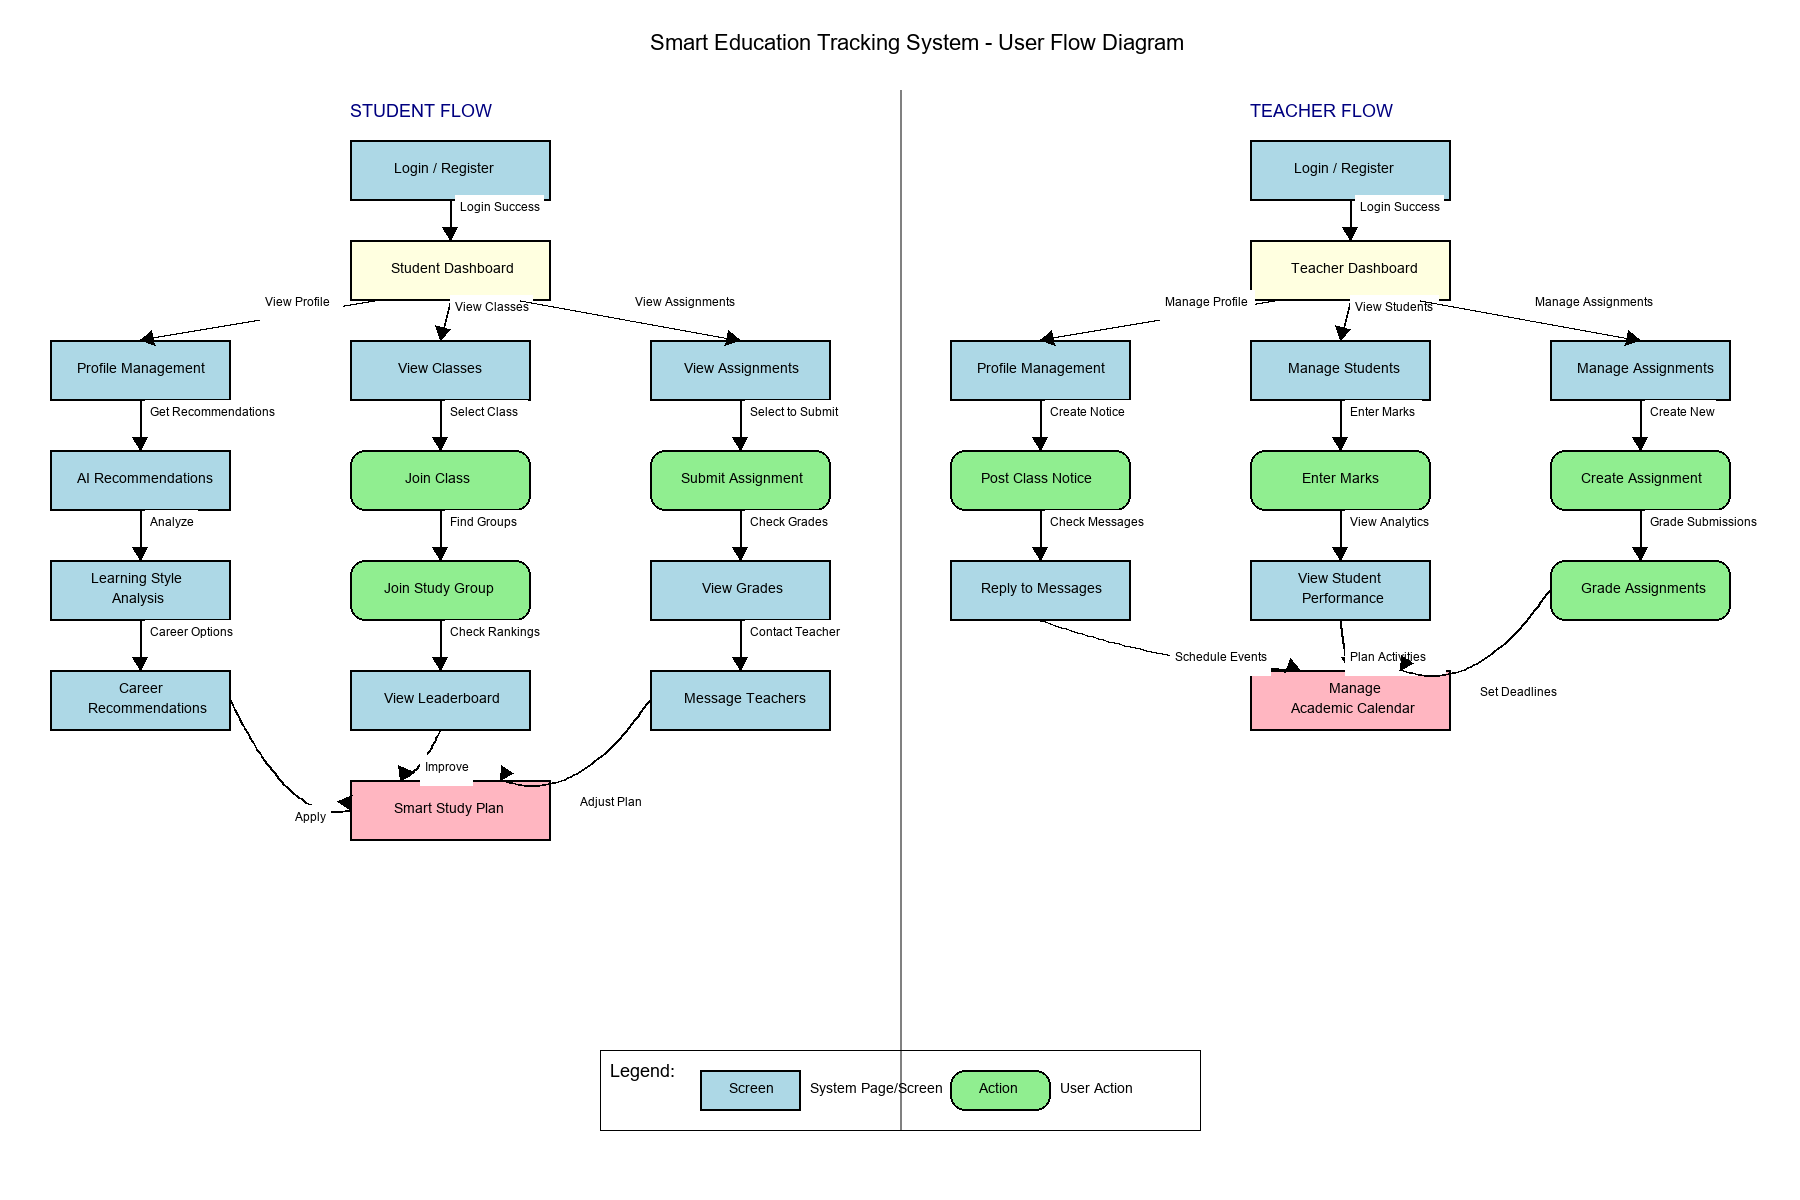

Reproduce this figure in Python.
import matplotlib.pyplot as plt
import numpy as np
from PIL import Image, ImageDraw, ImageFont
import os

# Create a User Flow Diagram for the Smart Education Tracking System
WIDTH, HEIGHT = 1800, 1200  # Increased canvas size for better spacing
image = Image.new('RGB', (WIDTH, HEIGHT), color='white')
draw = ImageDraw.Draw(image)

# Try to load font, use default if not available
try:
    title_font = ImageFont.truetype("arial.ttf", 22)
    header_font = ImageFont.truetype("arial.ttf", 18)
    normal_font = ImageFont.truetype("arial.ttf", 14)
    small_font = ImageFont.truetype("arial.ttf", 12)
except:
    title_font = ImageFont.load_default()
    header_font = ImageFont.load_default()
    normal_font = ImageFont.load_default()
    small_font = ImageFont.load_default()

# Draw title
draw.text((WIDTH//2-250, 30), "Smart Education Tracking System - User Flow Diagram", 
         fill="black", font=title_font)

# Function to draw boxes for screens/pages
def draw_screen(x, y, width, height, text, color="lightblue", is_action=False):
    if is_action:
        # Draw rounded rectangle for actions
        draw.rounded_rectangle([(x, y), (x + width, y + height)], radius=15, 
                            outline="black", fill=color, width=2)
    else:
        # Draw rectangle for screens
        draw.rectangle([(x, y), (x + width, y + height)], 
                    outline="black", fill=color, width=2)
    
    # Draw text
    lines = text.split('\n')
    total_height = len(lines) * 20
    start_y = y + (height - total_height) // 2
    
    for i, line in enumerate(lines):
        text_width = len(line) * 7
        draw.text((x + width//2 - text_width//2, start_y + i*20), 
                line, fill="black", font=normal_font)

# Function to draw arrows
def draw_arrow(start_x, start_y, end_x, end_y, text=None, curve=0):
    if curve == 0:
        # Draw straight line
        draw.line([(start_x, start_y), (end_x, end_y)], fill="black", width=2)
        
        # Calculate angle for arrowhead
        angle = np.arctan2(end_y - start_y, end_x - start_x)
        
    else:
        # Draw curved line
        # Calculate control point for curved line
        mid_x = (start_x + end_x) / 2
        mid_y = (start_y + end_y) / 2 + curve
        
        # Draw curved line using points along the quadratic Bezier curve
        points = []
        for t in np.linspace(0, 1, 50):
            # Quadratic Bezier curve formula
            x = (1-t)**2 * start_x + 2*(1-t)*t * mid_x + t**2 * end_x
            y = (1-t)**2 * start_y + 2*(1-t)*t * mid_y + t**2 * end_y
            points.append((x, y))
        
        for i in range(len(points) - 1):
            draw.line([points[i], points[i+1]], fill="black", width=2)
        
        # Calculate angle for arrowhead at the end point
        end_tangent_x = 2 * (1-0.98) * (mid_x - end_x) + 0.98 * 2 * (start_x - mid_x)
        end_tangent_y = 2 * (1-0.98) * (mid_y - end_y) + 0.98 * 2 * (start_y - mid_y)
        angle = np.arctan2(end_tangent_y, end_tangent_x) + np.pi
    
    # Draw arrowhead
    arrow_size = 15
    arrow_x1 = end_x - arrow_size * np.cos(angle - np.pi/6)
    arrow_y1 = end_y - arrow_size * np.sin(angle - np.pi/6)
    arrow_x2 = end_x - arrow_size * np.cos(angle + np.pi/6)
    arrow_y2 = end_y - arrow_size * np.sin(angle + np.pi/6)
    
    draw.polygon([(end_x, end_y), (arrow_x1, arrow_y1), (arrow_x2, arrow_y2)], 
                outline="black", fill="black")
    
    # Draw text label if provided
    if text:
        if curve == 0:
            # Adjust text position to avoid overlap
            text_x = (start_x + end_x) // 2 + 5
            text_y = (start_y + end_y) // 2 - 20
            
            # If arrow is mostly horizontal, place text above/below
            if abs(end_x - start_x) > abs(end_y - start_y):
                if end_y > start_y:
                    text_y = (start_y + end_y) // 2 - 25
                else:
                    text_y = (start_y + end_y) // 2 + 5
            # If arrow is mostly vertical, place text to right
            else:
                text_x = (start_x + end_x) // 2 + 10
        else:
            text_x = mid_x + 5
            text_y = mid_y - 15
            
        # Add white background for text with more padding
        text_width = len(text) * 6
        text_height = 20
        draw.rectangle([(text_x - 5, text_y - 5), 
                       (text_x + text_width + 5, text_y + text_height + 5)], 
                     outline=None, fill="white")
        
        draw.text((text_x, text_y), text, fill="black", font=small_font)

# Draw section headers
draw.text((WIDTH//4-100, 100), "STUDENT FLOW", fill="navy", font=header_font)
draw.text((3*WIDTH//4-100, 100), "TEACHER FLOW", fill="navy", font=header_font)

# Draw dividing line between flows
draw.line([(WIDTH//2, 90), (WIDTH//2, HEIGHT-70)], fill="gray", width=2)

# Student flow screens - Increased spacing between elements
login_screen_x, login_screen_y = WIDTH//4-100, 140
login_width, login_height = 200, 60
draw_screen(login_screen_x, login_screen_y, login_width, login_height, "Login / Register")

dashboard_x, dashboard_y = WIDTH//4-100, 240
dashboard_width, dashboard_height = 200, 60
draw_screen(dashboard_x, dashboard_y, dashboard_width, dashboard_height, "Student Dashboard", "lightyellow")

# Student branches - better horizontal spacing
profile_x, profile_y = WIDTH//4-400, 340
profile_width, profile_height = 180, 60
draw_screen(profile_x, profile_y, profile_width, profile_height, "Profile Management")

classes_x, classes_y = WIDTH//4-100, 340
classes_width, classes_height = 180, 60
draw_screen(classes_x, classes_y, classes_width, classes_height, "View Classes")

assignments_x, assignments_y = WIDTH//4+200, 340
assignments_width, assignments_height = 180, 60
draw_screen(assignments_x, assignments_y, assignments_width, assignments_height, "View Assignments")

# Student sub-flows - improved vertical spacing
join_class_x, join_class_y = WIDTH//4-100, 450
join_class_width, join_class_height = 180, 60
draw_screen(join_class_x, join_class_y, join_class_width, join_class_height, "Join Class", "lightgreen", True)

study_group_x, study_group_y = WIDTH//4-100, 560
study_group_width, study_group_height = 180, 60
draw_screen(study_group_x, study_group_y, study_group_width, study_group_height, "Join Study Group", "lightgreen", True)

submit_x, submit_y = WIDTH//4+200, 450
submit_width, submit_height = 180, 60
draw_screen(submit_x, submit_y, submit_width, submit_height, "Submit Assignment", "lightgreen", True)

grades_x, grades_y = WIDTH//4+200, 560
grades_width, grades_height = 180, 60
draw_screen(grades_x, grades_y, grades_width, grades_height, "View Grades")

ai_rec_x, ai_rec_y = WIDTH//4-400, 450
ai_rec_width, ai_rec_height = 180, 60
draw_screen(ai_rec_x, ai_rec_y, ai_rec_width, ai_rec_height, "AI Recommendations")

learning_style_x, learning_style_y = WIDTH//4-400, 560
learning_style_width, learning_style_height = 180, 60
draw_screen(learning_style_x, learning_style_y, learning_style_width, learning_style_height, "Learning Style\nAnalysis")

career_rec_x, career_rec_y = WIDTH//4-400, 670
career_rec_width, career_rec_height = 180, 60
draw_screen(career_rec_x, career_rec_y, career_rec_width, career_rec_height, "Career\nRecommendations")

study_plan_x, study_plan_y = WIDTH//4-100, 780
study_plan_width, study_plan_height = 200, 60
draw_screen(study_plan_x, study_plan_y, study_plan_width, study_plan_height, "Smart Study Plan", "lightpink")

messaging_x, messaging_y = WIDTH//4+200, 670
messaging_width, messaging_height = 180, 60
draw_screen(messaging_x, messaging_y, messaging_width, messaging_height, "Message Teachers")

leaderboard_x, leaderboard_y = WIDTH//4-100, 670
leaderboard_width, leaderboard_height = 180, 60
draw_screen(leaderboard_x, leaderboard_y, leaderboard_width, leaderboard_height, "View Leaderboard")

# Teacher flow screens
t_login_screen_x, t_login_screen_y = 3*WIDTH//4-100, 140
t_login_width, t_login_height = 200, 60
draw_screen(t_login_screen_x, t_login_screen_y, t_login_width, t_login_height, "Login / Register")

t_dashboard_x, t_dashboard_y = 3*WIDTH//4-100, 240
t_dashboard_width, t_dashboard_height = 200, 60
draw_screen(t_dashboard_x, t_dashboard_y, t_dashboard_width, t_dashboard_height, "Teacher Dashboard", "lightyellow")

# Teacher branches - better horizontal spacing
t_profile_x, t_profile_y = 3*WIDTH//4-400, 340
t_profile_width, t_profile_height = 180, 60
draw_screen(t_profile_x, t_profile_y, t_profile_width, t_profile_height, "Profile Management")

t_students_x, t_students_y = 3*WIDTH//4-100, 340
t_students_width, t_students_height = 180, 60
draw_screen(t_students_x, t_students_y, t_students_width, t_students_height, "Manage Students")

t_assignments_x, t_assignments_y = 3*WIDTH//4+200, 340
t_assignments_width, t_assignments_height = 180, 60
draw_screen(t_assignments_x, t_assignments_y, t_assignments_width, t_assignments_height, "Manage Assignments")

# Teacher sub-flows - improved vertical spacing
create_assignment_x, create_assignment_y = 3*WIDTH//4+200, 450
create_assignment_width, create_assignment_height = 180, 60
draw_screen(create_assignment_x, create_assignment_y, create_assignment_width, create_assignment_height, "Create Assignment", "lightgreen", True)

grade_assignment_x, grade_assignment_y = 3*WIDTH//4+200, 560
grade_assignment_width, grade_assignment_height = 180, 60
draw_screen(grade_assignment_x, grade_assignment_y, grade_assignment_width, grade_assignment_height, "Grade Assignments", "lightgreen", True)

enter_marks_x, enter_marks_y = 3*WIDTH//4-100, 450
enter_marks_width, enter_marks_height = 180, 60
draw_screen(enter_marks_x, enter_marks_y, enter_marks_width, enter_marks_height, "Enter Marks", "lightgreen", True)

view_performance_x, view_performance_y = 3*WIDTH//4-100, 560
view_performance_width, view_performance_height = 180, 60
draw_screen(view_performance_x, view_performance_y, view_performance_width, view_performance_height, "View Student\nPerformance")

post_notice_x, post_notice_y = 3*WIDTH//4-400, 450
post_notice_width, post_notice_height = 180, 60
draw_screen(post_notice_x, post_notice_y, post_notice_width, post_notice_height, "Post Class Notice", "lightgreen", True)

t_messaging_x, t_messaging_y = 3*WIDTH//4-400, 560
t_messaging_width, t_messaging_height = 180, 60
draw_screen(t_messaging_x, t_messaging_y, t_messaging_width, t_messaging_height, "Reply to Messages")

calendar_x, calendar_y = 3*WIDTH//4-100, 670
calendar_width, calendar_height = 200, 60
draw_screen(calendar_x, calendar_y, calendar_width, calendar_height, "Manage\nAcademic Calendar", "lightpink")

# Draw arrows for Student flow
draw_arrow(login_screen_x + login_width//2, login_screen_y + login_height, 
          dashboard_x + dashboard_width//2, dashboard_y, "Login Success")

# Dashboard to branches
draw_arrow(dashboard_x + dashboard_width//2 - 70, dashboard_y + dashboard_height, 
          profile_x + profile_width//2, profile_y, "View Profile")

draw_arrow(dashboard_x + dashboard_width//2, dashboard_y + dashboard_height, 
          classes_x + classes_width//2, classes_y, "View Classes")

draw_arrow(dashboard_x + dashboard_width//2 + 70, dashboard_y + dashboard_height, 
          assignments_x + assignments_width//2, assignments_y, "View Assignments")

# Profile to AI recommendations
draw_arrow(profile_x + profile_width//2, profile_y + profile_height, 
          ai_rec_x + ai_rec_width//2, ai_rec_y, "Get Recommendations")

# AI recommendations flows
draw_arrow(ai_rec_x + ai_rec_width//2, ai_rec_y + ai_rec_height, 
          learning_style_x + learning_style_width//2, learning_style_y, "Analyze")

draw_arrow(learning_style_x + learning_style_width//2, learning_style_y + learning_style_height, 
          career_rec_x + career_rec_width//2, career_rec_y, "Career Options")

# Classes to join class
draw_arrow(classes_x + classes_width//2, classes_y + classes_height, 
          join_class_x + join_class_width//2, join_class_y, "Select Class")

# Join class to study group
draw_arrow(join_class_x + join_class_width//2, join_class_y + join_class_height, 
          study_group_x + study_group_width//2, study_group_y, "Find Groups")

# Study group to leaderboard
draw_arrow(study_group_x + study_group_width//2, study_group_y + study_group_height, 
          leaderboard_x + leaderboard_width//2, leaderboard_y, "Check Rankings")

# Assignments to submit
draw_arrow(assignments_x + assignments_width//2, assignments_y + assignments_height, 
          submit_x + submit_width//2, submit_y, "Select to Submit")

# Submit to grades
draw_arrow(submit_x + submit_width//2, submit_y + submit_height, 
          grades_x + grades_width//2, grades_y, "Check Grades")

# Grades to messaging
draw_arrow(grades_x + grades_width//2, grades_y + grades_height, 
          messaging_x + messaging_width//2, messaging_y, "Contact Teacher")

# Smart study plan connections
draw_arrow(career_rec_x + career_rec_width, career_rec_y + career_rec_height//2, 
          study_plan_x, study_plan_y + study_plan_height//2, "Apply", 70)

draw_arrow(leaderboard_x + leaderboard_width//2, leaderboard_y + leaderboard_height, 
          study_plan_x + study_plan_width//4, study_plan_y, "Improve", 20)

draw_arrow(messaging_x, messaging_y + messaging_height//2, 
          study_plan_x + study_plan_width*3//4, study_plan_y, "Adjust Plan", 70)

# Draw arrows for Teacher flow
draw_arrow(t_login_screen_x + t_login_width//2, t_login_screen_y + t_login_height, 
          t_dashboard_x + t_dashboard_width//2, t_dashboard_y, "Login Success")

# Dashboard to branches
draw_arrow(t_dashboard_x + t_dashboard_width//2 - 70, t_dashboard_y + t_dashboard_height, 
          t_profile_x + t_profile_width//2, t_profile_y, "Manage Profile")

draw_arrow(t_dashboard_x + t_dashboard_width//2, t_dashboard_y + t_dashboard_height, 
          t_students_x + t_students_width//2, t_students_y, "View Students")

draw_arrow(t_dashboard_x + t_dashboard_width//2 + 70, t_dashboard_y + t_dashboard_height, 
          t_assignments_x + t_assignments_width//2, t_assignments_y, "Manage Assignments")

# Profile to post notice
draw_arrow(t_profile_x + t_profile_width//2, t_profile_y + t_profile_height, 
          post_notice_x + post_notice_width//2, post_notice_y, "Create Notice")

# Post notice to messaging
draw_arrow(post_notice_x + post_notice_width//2, post_notice_y + post_notice_height, 
          t_messaging_x + t_messaging_width//2, t_messaging_y, "Check Messages")

# Students to enter marks
draw_arrow(t_students_x + t_students_width//2, t_students_y + t_students_height, 
          enter_marks_x + enter_marks_width//2, enter_marks_y, "Enter Marks")

# Enter marks to view performance
draw_arrow(enter_marks_x + enter_marks_width//2, enter_marks_y + enter_marks_height, 
          view_performance_x + view_performance_width//2, view_performance_y, "View Analytics")

# Assignments to create
draw_arrow(t_assignments_x + t_assignments_width//2, t_assignments_y + t_assignments_height, 
          create_assignment_x + create_assignment_width//2, create_assignment_y, "Create New")

# Create to grade
draw_arrow(create_assignment_x + create_assignment_width//2, create_assignment_y + create_assignment_height, 
          grade_assignment_x + grade_assignment_width//2, grade_assignment_y, "Grade Submissions")

# Calendar connections
draw_arrow(t_messaging_x + t_messaging_width//2, t_messaging_y + t_messaging_height, 
          calendar_x + calendar_width//4, calendar_y, "Schedule Events", 20)

draw_arrow(view_performance_x + view_performance_width//2, view_performance_y + view_performance_height, 
          calendar_x + calendar_width//2, calendar_y, "Plan Activities", 20)

draw_arrow(grade_assignment_x, grade_assignment_y + grade_assignment_height//2, 
          calendar_x + calendar_width*3//4, calendar_y, "Set Deadlines", 70)

# Add legend
legend_x, legend_y = WIDTH//2 - 300, HEIGHT - 150
draw.rectangle([(legend_x, legend_y), (legend_x + 600, legend_y + 80)], outline="black")
draw.text((legend_x + 10, legend_y + 10), "Legend:", fill="black", font=header_font)

# Screen
draw_screen(legend_x + 100, legend_y + 20, 100, 40, "Screen", "lightblue")
draw.text((legend_x + 210, legend_y + 30), "System Page/Screen", fill="black", font=normal_font)

# Action
draw_screen(legend_x + 350, legend_y + 20, 100, 40, "Action", "lightgreen", True)
draw.text((legend_x + 460, legend_y + 30), "User Action", fill="black", font=normal_font)

# Save the image
image.save("user_flow_diagram.png")
print("User Flow Diagram saved as user_flow_diagram.png") 
